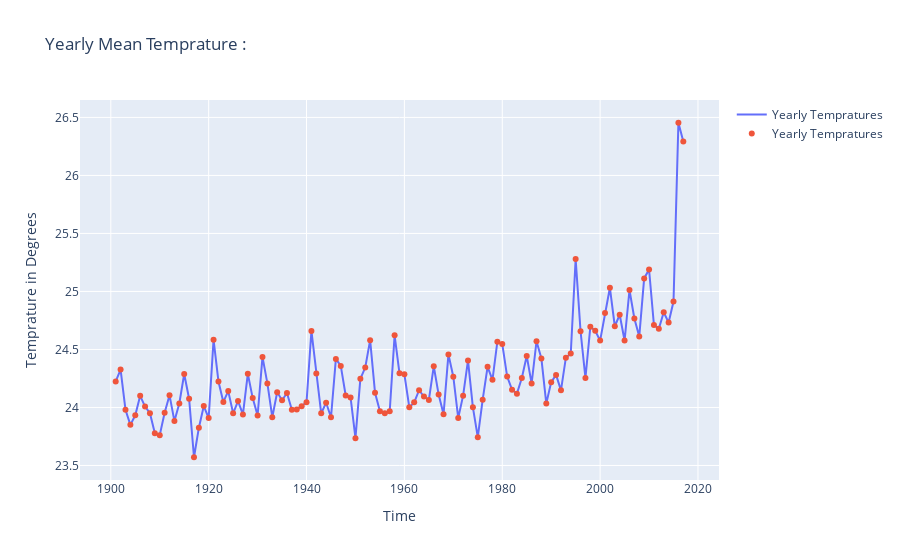

Source (notebook cell):
### Code cell
df['Yearly Mean'] = df.iloc[:,1:].mean(axis=1) ## Axis 1 for row wise and axis 0 for columns.
fig = go.Figure(data=[
    go.Scatter(name='Yearly Tempratures' , x=df['YEAR'], y=df['Yearly Mean'], mode='lines'),
    go.Scatter(name='Yearly Tempratures' , x=df['YEAR'], y=df['Yearly Mean'], mode='markers')
])
fig.update_layout(title='Yearly Mean Temprature :',
                 xaxis_title='Time', yaxis_title='Temprature in Degrees')
fig.show()
